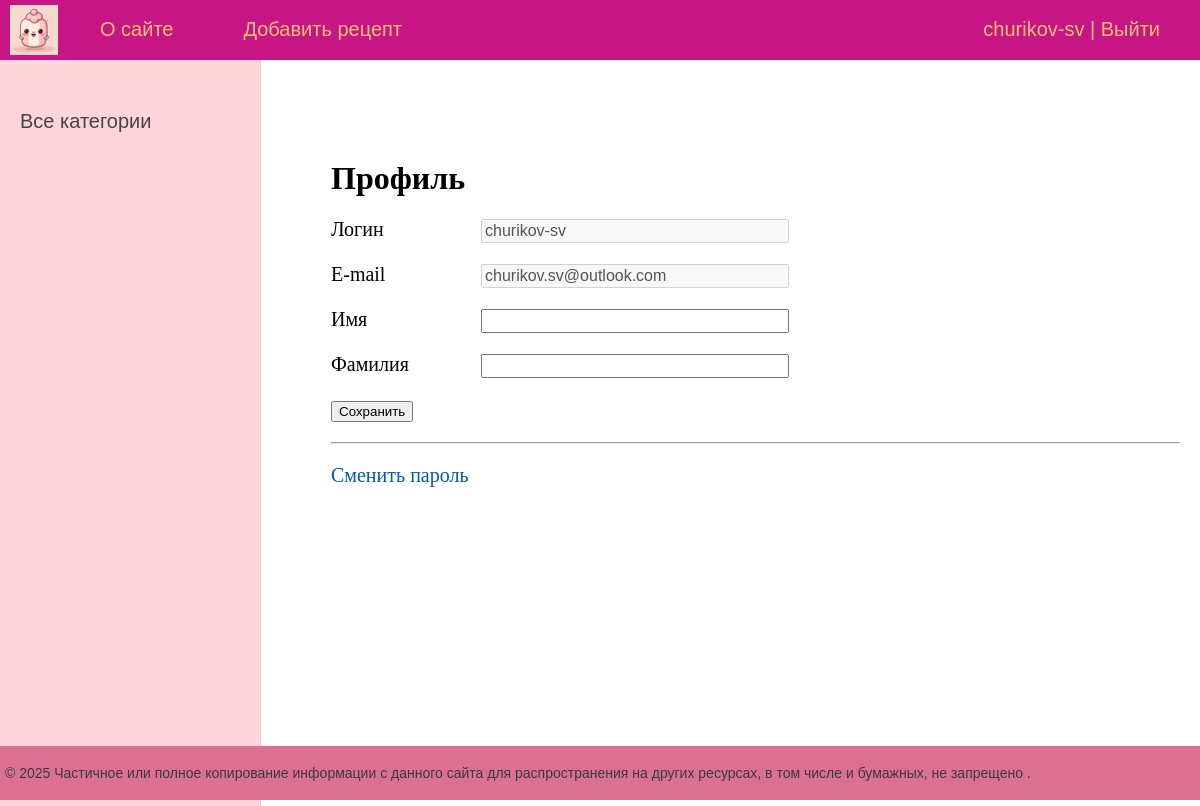
Before: /users/profile/ (signed in) with the older database file.
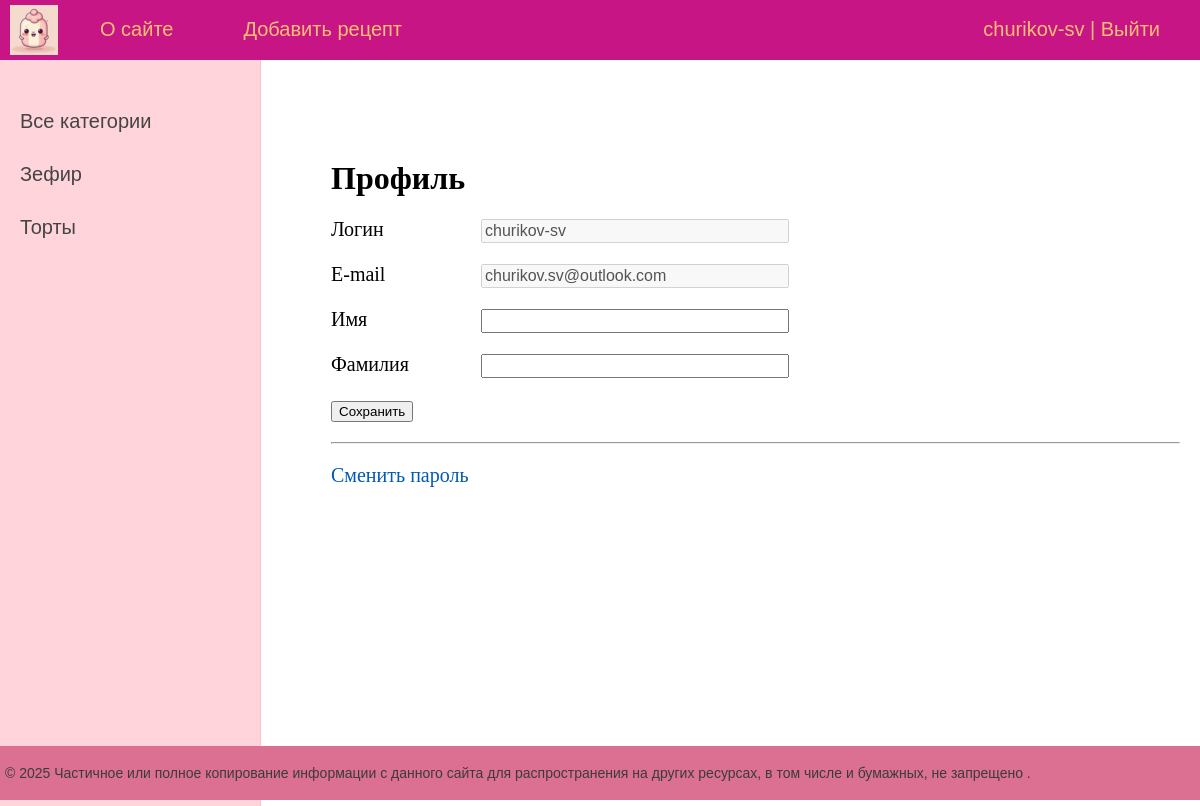
After: the same page with the newer database file.
### recipes/models.py (models this page shows, shortened)
class Category(models.Model):
    objects = None
    name = models.CharField(max_length=100, db_index=True, verbose_name='Категория')
    slug = models.SlugField(max_length=255, unique=True, db_index=True)
    class Meta:
        verbose_name = 'Категория'
        verbose_name_plural = 'Категории'
    def get_absolute_url(self):
        return reverse('category', kwargs={'cat_slug': self.slug})

### users/views.py (the view, shortened to what this page needs)
# urls.py: path('profile/', views.ProfileUser.as_view(), name='profile'),
class ProfileUser(LoginRequiredMixin, UpdateView):
    model = get_user_model()
    form_class = ProfileUserForm
    template_name = 'users/profile.html'
    extra_context = {'title': 'Профиль пользователя'}
    def get_object(self, queryset=None):
        return self.request.user

### users/forms.py
class ProfileUserForm(forms.ModelForm):
    username = forms.CharField(
        disabled=True,
        label='Логин',
        widget=forms.TextInput(attrs={'class': 'form-input'}))
    email = forms.CharField(
        disabled=True,
        label='E-mail',
        widget=forms.TextInput(attrs={'class': 'form-input'}))
    class Meta:
        model = get_user_model()
        fields = ['username', 'email', 'first_name', 'last_name']
        labels = {
            'first_name': 'Имя',
            'last_name': 'Фамилия',
        }
        widgets = {
            'first_name': forms.TextInput(attrs={'class': 'form-input'}),
            'last_name': forms.TextInput(attrs={'class': 'form-input'}),
        }

### recipes/templatetags/recipe_tags.py (called while the page is built)
@register.inclusion_tag('recipe/list_categories.html')
def show_categories(cats_selected=0):
    cats = Category.objects.annotate(
        total=Count('posts')).filter(total__gt=0)
    return {'cats': cats, 'cat_selected': cats_selected}

@register.inclusion_tag('recipe/list_tags.html')
def show_all_tags():
    return {'tags': TagPost.objects.annotate(
        total=Count('tags')).filter(total__gt=0)}

### users/context_processors.py (called while the page is built)
def get_recipe_context(request):
    return {'main_menu': menu}

### users/templates/users/profile.html (shortened to what this page needs)
{% extends 'base.html' %}
{% block content %}
<h1>Профиль</h1>
<form method="post">
    {% for f in form %}
    <p><label class="form-label" for="{{ f.id_for_label }}">{{ f.label }}</label>{{ f }}</p>
    {% endfor %}
    <p><button type="submit">Сохранить</button></p>
</form>
<hr>
<p><a href="{% url 'users:password_change' %}">Сменить пароль</a></p>
{% endblock %}

### templates/base.html (shortened to what this page needs)
{% load static %}
{% load recipe_tags %}
<!DOCTYPE html>
<html>
<head>
	<link type="text/css" href="{% static 'recipe/css/styles.css' %}" rel="stylesheet" />
</head>
<body>
<table class="table-page" border=0 cellpadding="0" cellspacing="0">
<tr><td valign=top>
{% block main_menu %}
		<div class="header">
			<ul id="mainmenu" class="mainmenu">
			<li class="logo"><a href="{% url 'home' %}"><div class="logo"></div></a></li>
{% for m in main_menu %}
	<li><a href="{% url m.url_name %}">{{m.title}}</a></li>
{% endfor %}
{% if user.is_authenticated %}
	<li class="last"> <a href="{% url 'users:login' %}">{{user.username}}</a> | <a href="{% url 'users:logout' %}">Выйти</a></li>
{% else %}
	<li class="last"><a href="{% url 'users:login' %}">Войти</a> | <a href="{% url 'users:register' %}">Регистрация</a></li>
{% endif %}
			</ul>
		</div>
{% endblock main_menu %}
<table class="table-content" border=0 cellpadding="0" cellspacing="0">
<tr>
	<td valign="top" class="left-chapters">
	<ul id="leftchapters">
		{% if cat_selected == 0 %}
		<li class="selected">Все категории</li>
		{% else %}
		<li><a href="{% url 'home' %}">Все категории</a> </li>
		{% endif %}
		{% show_categories cat_selected %}
	</ul>
</td>
<td valign="top" class="content">
	<div class="content-text">
{% block content %}
{% endblock %}
	</div>
</td></tr></table>
</td></tr>
<tr><td valign=top>
	<div id="footer">
		<p>&copy; 2025 Частичное или полное копирование информации с данного сайта для распространения на других ресурсах, в том числе и бумажных, не запрещено .</p>
	</div>
</td></tr></table>
</body>
</html>

### recipes/templates/recipe/list_categories.html
{% for cat in cats %}
    {% if cat.id == cat_selected %}
    <li class="selected">{{cat.name}}</li>
    {% else %}
    <li><a href="{{ cat.get_absolute_url }}">{{cat.name}}</a></li>
    {% endif %}
{% endfor %}

Changed rows visible on the page:
added Category: name "Зефир"
added Category: name "Торты"
